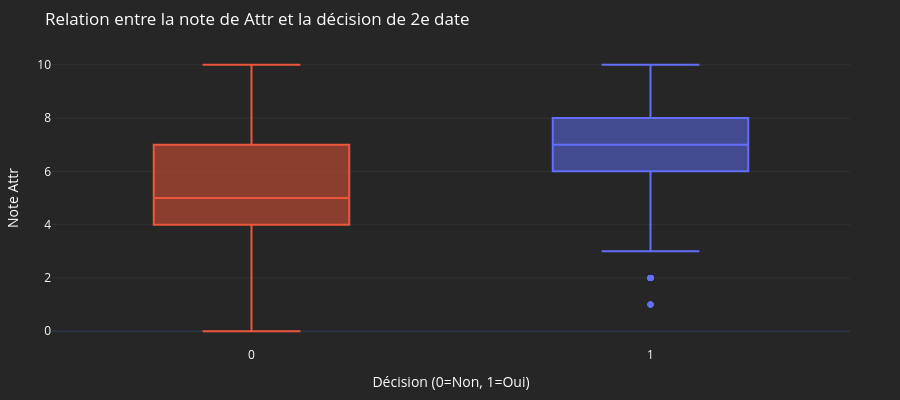
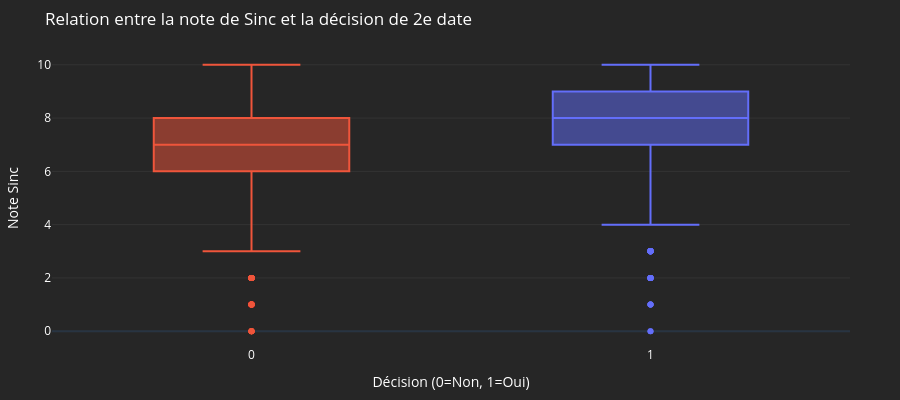
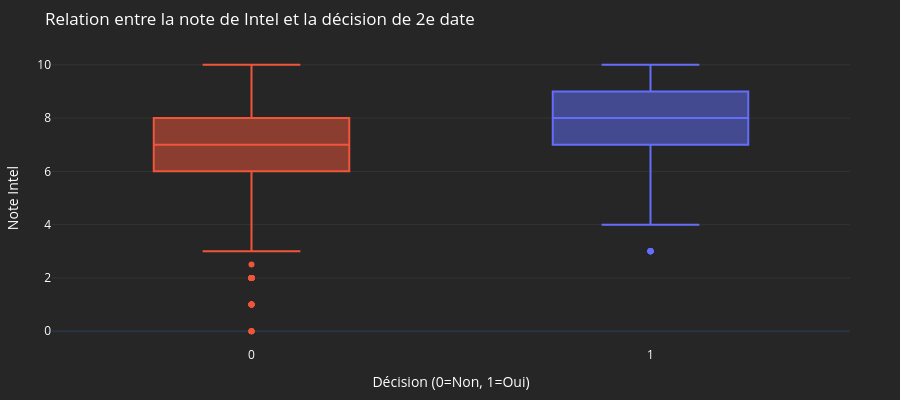
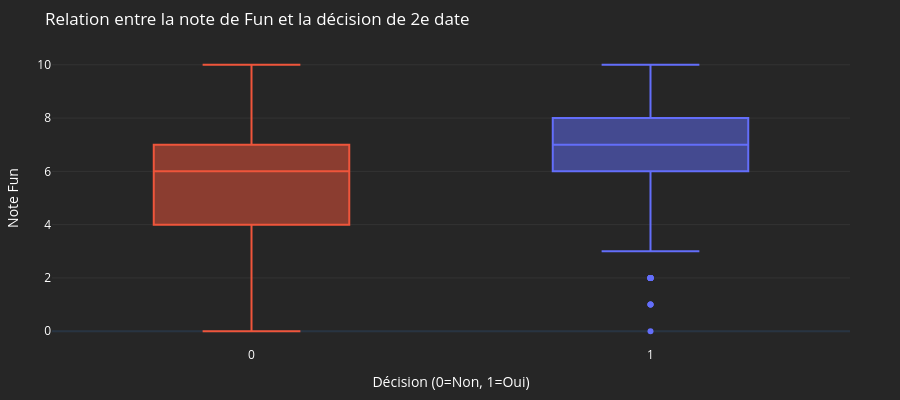

Notebook code for these charts, in order:
### Code cell
# Boxplots des notes séparées par la décision (dec)
for attr in attributes:
    fig = px.box(
        df, 
        x='dec', 
        y=attr, 
        title=f'Relation entre la note de {attr.capitalize()} et la décision de 2e date',
        points='outliers',
        color='dec', 
        labels={'dec': 'Décision (0=Non, 1=Oui)', attr: f'Note {attr.capitalize()}'},
        height=400,
        template='plotly_dark'
    )

    fig.update_layout(showlegend=False)

    style(fig).show()

### Figure 1 — Plotly figure (JSON) as saved in the notebook; plotly's stock layout.template omitted (floating-point values rounded to 4 significant figures; data arrays with more than 128 entries replaced by an {"elided": "..."} marker saying what was removed)
{"data": [{"alignmentgroup": "True", "boxpoints": "outliers", "hovertemplate": "Décision (0=Non, 1=Oui)=%{x}<br>Note Attr=%{y}<extra></extra>", "legendgroup": "1", "marker": {"color": "#636efa"}, "name": "1", "notched": false, "offsetgroup": "1", "orientation": "v", "showlegend": true, "type": "box", "x": {"elided": "2843 int values"}, "x0": " ", "xaxis": "x", "y": {"elided": "2843 float values"}, "y0": " ", "yaxis": "y"}, {"alignmentgroup": "True", "boxpoints": "outliers", "hovertemplate": "Décision (0=Non, 1=Oui)=%{x}<br>Note Attr=%{y}<extra></extra>", "legendgroup": "0", "marker": {"color": "#EF553B"}, "name": "0", "notched": false, "offsetgroup": "0", "orientation": "v", "showlegend": true, "type": "box", "x": {"elided": "3973 int values"}, "x0": " ", "xaxis": "x", "y": {"elided": "3973 float values"}, "y0": " ", "yaxis": "y"}], "layout": {"boxmode": "overlay", "font": {"color": "#ffffff"}, "height": 400, "legend": {"title": {"text": "Décision (0=Non, 1=Oui)"}, "tracegroupgap": 0}, "margin": {"b": 50, "l": 50, "r": 50, "t": 50}, "paper_bgcolor": "#262626", "plot_bgcolor": "#262626", "showlegend": false, "title": {"text": "Relation entre la note de Attr et la décision de 2e date"}, "xaxis": {"anchor": "y", "categoryarray": [1, 0], "categoryorder": "array", "domain": [0, 1], "showgrid": false, "title": {"text": "Décision (0=Non, 1=Oui)"}}, "yaxis": {"anchor": "x", "domain": [0, 1], "gridcolor": "#333333", "title": {"text": "Note Attr"}}}}

### Figure 2 — Plotly figure (JSON) as saved in the notebook; plotly's stock layout.template omitted (floating-point values rounded to 4 significant figures; data arrays with more than 128 entries replaced by an {"elided": "..."} marker saying what was removed)
{"data": [{"alignmentgroup": "True", "boxpoints": "outliers", "hovertemplate": "Décision (0=Non, 1=Oui)=%{x}<br>Note Sinc=%{y}<extra></extra>", "legendgroup": "1", "marker": {"color": "#636efa"}, "name": "1", "notched": false, "offsetgroup": "1", "orientation": "v", "showlegend": true, "type": "box", "x": {"elided": "2843 int values"}, "x0": " ", "xaxis": "x", "y": {"elided": "2843 float values"}, "y0": " ", "yaxis": "y"}, {"alignmentgroup": "True", "boxpoints": "outliers", "hovertemplate": "Décision (0=Non, 1=Oui)=%{x}<br>Note Sinc=%{y}<extra></extra>", "legendgroup": "0", "marker": {"color": "#EF553B"}, "name": "0", "notched": false, "offsetgroup": "0", "orientation": "v", "showlegend": true, "type": "box", "x": {"elided": "3973 int values"}, "x0": " ", "xaxis": "x", "y": {"elided": "3973 float values"}, "y0": " ", "yaxis": "y"}], "layout": {"boxmode": "overlay", "font": {"color": "#ffffff"}, "height": 400, "legend": {"title": {"text": "Décision (0=Non, 1=Oui)"}, "tracegroupgap": 0}, "margin": {"b": 50, "l": 50, "r": 50, "t": 50}, "paper_bgcolor": "#262626", "plot_bgcolor": "#262626", "showlegend": false, "title": {"text": "Relation entre la note de Sinc et la décision de 2e date"}, "xaxis": {"anchor": "y", "categoryarray": [1, 0], "categoryorder": "array", "domain": [0, 1], "showgrid": false, "title": {"text": "Décision (0=Non, 1=Oui)"}}, "yaxis": {"anchor": "x", "domain": [0, 1], "gridcolor": "#333333", "title": {"text": "Note Sinc"}}}}

### Figure 3 — Plotly figure (JSON) as saved in the notebook; plotly's stock layout.template omitted (floating-point values rounded to 4 significant figures; data arrays with more than 128 entries replaced by an {"elided": "..."} marker saying what was removed)
{"data": [{"alignmentgroup": "True", "boxpoints": "outliers", "hovertemplate": "Décision (0=Non, 1=Oui)=%{x}<br>Note Intel=%{y}<extra></extra>", "legendgroup": "1", "marker": {"color": "#636efa"}, "name": "1", "notched": false, "offsetgroup": "1", "orientation": "v", "showlegend": true, "type": "box", "x": {"elided": "2843 int values"}, "x0": " ", "xaxis": "x", "y": {"elided": "2843 float values"}, "y0": " ", "yaxis": "y"}, {"alignmentgroup": "True", "boxpoints": "outliers", "hovertemplate": "Décision (0=Non, 1=Oui)=%{x}<br>Note Intel=%{y}<extra></extra>", "legendgroup": "0", "marker": {"color": "#EF553B"}, "name": "0", "notched": false, "offsetgroup": "0", "orientation": "v", "showlegend": true, "type": "box", "x": {"elided": "3973 int values"}, "x0": " ", "xaxis": "x", "y": {"elided": "3973 float values"}, "y0": " ", "yaxis": "y"}], "layout": {"boxmode": "overlay", "font": {"color": "#ffffff"}, "height": 400, "legend": {"title": {"text": "Décision (0=Non, 1=Oui)"}, "tracegroupgap": 0}, "margin": {"b": 50, "l": 50, "r": 50, "t": 50}, "paper_bgcolor": "#262626", "plot_bgcolor": "#262626", "showlegend": false, "title": {"text": "Relation entre la note de Intel et la décision de 2e date"}, "xaxis": {"anchor": "y", "categoryarray": [1, 0], "categoryorder": "array", "domain": [0, 1], "showgrid": false, "title": {"text": "Décision (0=Non, 1=Oui)"}}, "yaxis": {"anchor": "x", "domain": [0, 1], "gridcolor": "#333333", "title": {"text": "Note Intel"}}}}

### Figure 4 — Plotly figure (JSON) as saved in the notebook; plotly's stock layout.template omitted (floating-point values rounded to 4 significant figures; data arrays with more than 128 entries replaced by an {"elided": "..."} marker saying what was removed)
{"data": [{"alignmentgroup": "True", "boxpoints": "outliers", "hovertemplate": "Décision (0=Non, 1=Oui)=%{x}<br>Note Fun=%{y}<extra></extra>", "legendgroup": "1", "marker": {"color": "#636efa"}, "name": "1", "notched": false, "offsetgroup": "1", "orientation": "v", "showlegend": true, "type": "box", "x": {"elided": "2843 int values"}, "x0": " ", "xaxis": "x", "y": {"elided": "2843 float values"}, "y0": " ", "yaxis": "y"}, {"alignmentgroup": "True", "boxpoints": "outliers", "hovertemplate": "Décision (0=Non, 1=Oui)=%{x}<br>Note Fun=%{y}<extra></extra>", "legendgroup": "0", "marker": {"color": "#EF553B"}, "name": "0", "notched": false, "offsetgroup": "0", "orientation": "v", "showlegend": true, "type": "box", "x": {"elided": "3973 int values"}, "x0": " ", "xaxis": "x", "y": {"elided": "3973 float values"}, "y0": " ", "yaxis": "y"}], "layout": {"boxmode": "overlay", "font": {"color": "#ffffff"}, "height": 400, "legend": {"title": {"text": "Décision (0=Non, 1=Oui)"}, "tracegroupgap": 0}, "margin": {"b": 50, "l": 50, "r": 50, "t": 50}, "paper_bgcolor": "#262626", "plot_bgcolor": "#262626", "showlegend": false, "title": {"text": "Relation entre la note de Fun et la décision de 2e date"}, "xaxis": {"anchor": "y", "categoryarray": [1, 0], "categoryorder": "array", "domain": [0, 1], "showgrid": false, "title": {"text": "Décision (0=Non, 1=Oui)"}}, "yaxis": {"anchor": "x", "domain": [0, 1], "gridcolor": "#333333", "title": {"text": "Note Fun"}}}}
